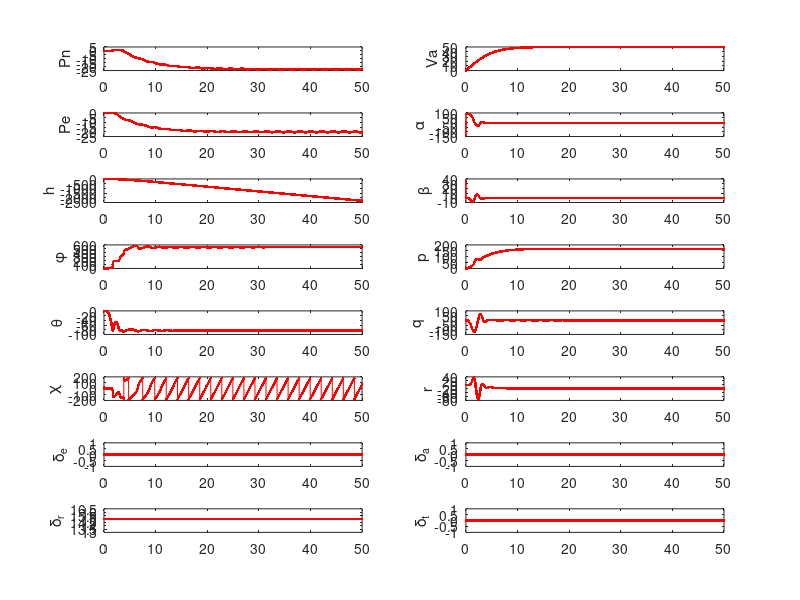

Here is the MATLAB script that generated this plot:
function cplots()
%
%   M = readmatrix('nikstates.txt')
    M=importdata('nikstates.txt');
%   save('nikstates', 'M');
  
  figure(2);
  
  subplot(8,2,1)
  plot(M(:,1),M(:,2),'.-r');
  ylabel('Pn');
  
  subplot(8,2,2)
  plot(M(:,1),M(:,14),'.-r');
  ylabel('Va');
  
  subplot(8,2,3)
  plot(M(:,1),M(:,3),'.-r');
  ylabel('Pe');
  
  subplot(8,2,4)
  plot(M(:,1),(180/pi)*M(:,15),'.-r');
  ylabel('\alpha');
  
  subplot(8,2,5)
  plot(M(:,1),-M(:,4),'.-r');
   ylabel('h');
    
  subplot(8,2,6)
  plot(M(:,1),-(180/pi)*M(:,16),'.-r');
   ylabel('\beta');
  
  subplot(8,2,7)
  plot(M(:,1),(180/pi)*M(:,8),'.-r');
   ylabel('\phi');
    
  subplot(8,2,8)
  plot(M(:,1),(180/pi)*M(:,11),'.-r');
   ylabel('p');
  
  subplot(8,2,9)
  plot(M(:,1),(180/pi)*M(:,9),'.-r');
   ylabel('\theta');
    
  subplot(8,2,10)
  plot(M(:,1),(180/pi)*M(:,12),'.-r');
   ylabel('q');
    
  subplot(8,2,11)
  plot(M(:,1),(180/pi)*M(:,17),'.-r');
     ylabel('\chi');
    
  subplot(8,2,12)
  plot(M(:,1),(180/pi)*M(:,13),'.-r');
     ylabel('r');
    
  subplot(8,2,13)
  plot(M(:,1),(180/pi)*M(:,18),'.-r');  
     ylabel('\delta_e');
  
  subplot(8,2,14)
  plot(M(:,1),(180/pi)*M(:,19),'.-r');
       ylabel('\delta_a');
    
  subplot(8,2,15)
  plot(M(:,1),(180/pi)*M(:,20),'.-r');
       ylabel('\delta_r');
  
  subplot(8,2,16)
  plot(M(:,1),M(:,21),'.-r');
       ylabel('\delta_t');

%  for i=1:length(M)
%     % process inputs to function
%     pn          = M(i,2);             % North position (meters)
%     pe          = M(i,3);             % East position (meters)
%     h           = M(i,4);            % altitude (meters)
%     u           = M(i,5);             % body velocity along x-axis (meters/s)
%     v           = M(i,6);             % body velocity along y-axis (meters/s)
%     w           = M(i,7);             % body velocity along z-axis (meters/s)
%     phi         = M(i,8);      % roll angle (degrees)   
%     theta       = M(i,9);      % pitch angle (degrees)
%     psi         = M(i,10);             % yaw angle (radians)
%     p           = M(i,11);     % body angular rate along x-axis (degrees/s)
%     q           = M(i,12);     % body angular rate along y-axis (degrees/s)
%     r           = M(i,13);     % body angular rate along z-axis (degrees/s)
%     Va          = 0;            % airspeed (m/s)
%     alpha       = 0;     % angle of attack (degrees)
%     beta        = 0;     % side slip angle (degrees)
%     wn          = 0;            % wind in the North direction
%     we          = 0;            % wind in the East direction
%     wd          = 0;            % wind in the Down direction
%     pn_c        = 0;            % commanded North position (meters)
%     pe_c        = 0;            % commanded East position (meters)
%     h_c         = 0;            % commanded altitude (meters)
%     Va_c        = 0;            % commanded airspeed (meters/s)
%     alpha_c     = 0;     % commanded angle of attack (degrees)
%     beta_c      = 0;     % commanded side slip angle (degrees)
%     phi_c       = 0;     % commanded roll angle (degrees)   
%     theta_c     = 0;     % commanded pitch angle (degrees)
%     chi_c       = 0;     % commanded course (degrees)
%     p_c         = 0;     % commanded body angular rate along x-axis (degrees/s)
%     q_c         = 0;     % commanded body angular rate along y-axis (degrees/s)
%     r_c         = 0;     % commanded body angular rate along z-axis (degrees/s)
%     pn_hat      = 0;            % estimated North position (meters)
%     pe_hat      = 0;            % estimated East position (meters)
%     h_hat       = 0;            % estimated altitude (meters)
%     Va_hat      = 0;            % estimated airspeed (meters/s)
%     alpha_hat   = 0;     % estimated angle of attack (degrees)
%     beta_hat    = 0;     % estimated side slip angle (degrees)
%     phi_hat     = 0;     % estimated roll angle (degrees)   
%     theta_hat   = 0;     % estimated pitch angle (degrees)
%     chi_hat     = 0;     % estimated course (degrees)
%     p_hat       = 0;     % estimated body angular rate along x-axis (degrees/s)
%     q_hat       = 0;     % estimated body angular rate along y-axis (degrees/s)
%     r_hat       = 0;     % estimated body angular rate along z-axis (degrees/s)
% %    Vg_hat      = uu(43);            % estimated groundspeed
% %    wn_hat      = uu(44);            % estimated North wind
% %    we_hat      = uu(45);            % estimated East wind
% %    psi_hat     = 180/pi*uu(46);     % estimated heading
% %    bx_hat      = uu(47);            % estimated x-gyro bias
% %    by_hat      = uu(48);            % estimated y-gyro bias
% %    bz_hat      = uu(49);            % estimated z-gyro bias
%     delta_e     = 0;     % elevator angle (degrees)
%     delta_a     = 0;     % aileron angle (degrees)
%     delta_r     = 0;     % rudder angle (degrees)
%     delta_t     = 0;            % throttle setting (unitless)
%     t           = M(i,1);            % simulation time
%     
%     % compute course angle
%     chi = 180/pi*atan2(Va*sin(psi)+we, Va*cos(psi)+wn);
%     %Va = 50;
% 
% %     gamma_a = theta-alpha;
% %     gamma_a_c = theta_c-alpha_c;
% %     gamma_a_hat = theta_hat-alpha_hat;
%     
%     % define persistent variables 
%     persistent pn_handle
%     persistent pe_handle
%     persistent h_handle
%     persistent Va_handle
%     %persistent gamma_a_handle
%     persistent alpha_handle
%     persistent beta_handle
%     persistent phi_handle
%     persistent theta_handle
%     persistent chi_handle
%     persistent p_handle
%     persistent q_handle
%     persistent r_handle
%     persistent delta_e_handle
%     persistent delta_a_handle
%     persistent delta_r_handle
%     persistent delta_t_handle
%     
% 
%   % first time function is called, initialize plot and persistent vars
%     %if t==0
%         figure(2), clf
% 
%         subplot(8,2,1)
%         hold on
%         grid on
%         %plot(M(:,1), M(i,:),'--go');
%         %pn_handle = graph_y_yhat_yd(t, pn, pn_hat, pn_c, 'p_n', []);
%         
%         subplot(8,2,2)
%         hold on
%         grid on
%         Va_handle = graph_y_yhat_yd(t, Va, Va_hat, Va_c, 'V_a', []);
%         %gamma_a_handle = graph_y_yhat_yd(t, gamma_a, gamma_a_hat, gamma_a_c, '(\gamma)_a', []);
% 
%         subplot(8,2,3)
%         hold on
%         grid on
%         pe_handle = graph_y_yhat_yd(t, pe, pe_hat, pe_c, 'p_e', []);
% 
%         subplot(8,2,4)
%         hold on
%         grid on
%         alpha_handle = graph_y_yhat_yd(t, alpha, alpha_hat, alpha_c, '\alpha', []);
% 
%         subplot(8,2,5)
%         hold on
%         grid on
%         h_handle = graph_y_yhat_yd(t, h, h_hat, h_c, 'h', []);
% 
%         subplot(8,2,6)
%         hold on
%         grid on
%         beta_handle = graph_y_yhat_yd(t, beta, beta_hat, beta_c, '\beta', []);
% 
%         subplot(8,2,7)
%         hold on
%         grid on
%         phi_handle = graph_y_yhat_yd(t, phi, phi_hat, phi_c, '\phi', []);
%         
%         subplot(8,2,8)
%         hold on
%         grid on
%         p_handle = graph_y_yhat_yd(t, p, p_hat, p_c, 'p', []);
%         
%         subplot(8,2,9)
%         hold on
%         grid on
%         theta_handle = graph_y_yhat_yd(t, theta, theta_hat, theta_c, '\theta', []);
%         
%         subplot(8,2,10)
%         hold on
%         grid on
%         q_handle = graph_y_yhat_yd(t, q, q_hat, q_c, 'q', []);
%         
%         subplot(8,2,11)
%         hold on
%         grid on
%         chi_handle = graph_y_yhat_yd(t, chi, chi_hat, chi_c, '\chi', []);
%         
%         subplot(8,2,12)
%         hold on
%         grid on
%         r_handle = graph_y_yhat_yd(t, r, r_hat, r_c, 'r', []);
%         
%         subplot(8,2,13)
%         hold on
%         grid on
%         delta_e_handle = graph_y(t, delta_e, [], 'b');
%         ylabel('\delta_e')
%         
%         subplot(8,2,14)
%         hold on
%         grid on
%         delta_a_handle = graph_y(t, delta_a, [], 'b');
%         ylabel('\delta_a')
% 
%         subplot(8,2,15)
%         hold on
%         grid on
%         delta_r_handle = graph_y(t, delta_r, [], 'b');
%         ylabel('\delta_r')
%         
%         subplot(8,2,16)
%         hold on
%         grid on
%         delta_t_handle = graph_y(t, delta_t, [], 'b');
%         ylabel('\delta_t')
%         
%     % at every other time step, redraw state variables
% %     else 
% %        graph_y_yhat_yd(t, pn, pn_hat, pn_c, 'p_n', pn_handle);
% %        graph_y_yhat_yd(t, pe, pe_hat, pe_c, 'p_e', pe_handle);
% %        graph_y_yhat_yd(t, h, h_hat, h_c, 'h', h_handle);
% %        graph_y_yhat_yd(t, Va, Va_hat, Va_c, 'V_a', Va_handle);
% %        %graph_y_yhat_yd(t, gamma_a, gamma_a_hat, gamma_a_c, '(\gamma)_a', gamma_a_handle);
% %        graph_y_yhat_yd(t, alpha, alpha_hat, alpha_c, '\alpha', alpha_handle);
% %        graph_y_yhat_yd(t, beta, beta_hat, beta_c, '\beta', beta_handle);
% %        graph_y_yhat_yd(t, phi, phi_hat, phi_c, '\phi', phi_handle);
% %        graph_y_yhat_yd(t, theta, theta_hat, theta_c, '\theta', theta_handle);
% %        graph_y_yhat_yd(t, chi, chi_hat, chi_c, '\chi', chi_handle);
% %        graph_y_yhat_yd(t, p, p_hat, p_c, 'p', p_handle);
% %        graph_y_yhat_yd(t, q, q_hat, q_c, 'q', q_handle);
% %        graph_y_yhat_yd(t, r, r_hat, r_c, 'r', r_handle);
% %        graph_y(t, delta_e, delta_e_handle);
% %        graph_y(t, delta_a, delta_a_handle);
% %        graph_y(t, delta_r, delta_r_handle);
% %        graph_y(t, delta_t, delta_t_handle);
% %     end
%  end
% 
% 
% 
% 
% %%%%%%%%%%%%%%%%%%%%%%%%%%%%%%%%%%%%%%%%%%%%%%%%%%%%%%%%%%%%%%%%%%%%%%%%%%%%%
% % graph y with lable mylabel
% function handle = graph_y(t, y, handle, color)
%   
%   if isempty(handle)
%     handle    = plot(t,y,color);
%   else
%     set(handle,'Xdata',[get(handle,'Xdata'),t]);
%     set(handle,'Ydata',[get(handle,'Ydata'),y]);
%     %drawnow
%   end
% 
% %%%%%%%%%%%%%%%%%%%%%%%%%%%%%%%%%%%%%%%%%%%%%%%%%%%%%%%%%%%%%%%%%%%%%%%%%%%%%
% % graph y and yd with lable mylabel
% function handle = graph_y_yd(t, y, yd, lab, handle)
%   
%   if isempty(handle)
%     handle(1)    = plot(t,y,'b');
%     handle(2)    = plot(t,yd,'g--');
%     ylabel(lab)
%     set(get(gca, 'YLabel'),'Rotation',0.0);
%   else
%     set(handle(1),'Xdata',[get(handle(1),'Xdata'),t]);
%     set(handle(1),'Ydata',[get(handle(1),'Ydata'),y]);
%     set(handle(2),'Xdata',[get(handle(2),'Xdata'),t]);
%     set(handle(2),'Ydata',[get(handle(2),'Ydata'),yd]);
%     %drawnow
%   end
% 
% 
% 
% 
% %%%%%%%%%%%%%%%%%%%%%%%%%%%%%%%%%%%%%%%%%%%%%%%%%%%%%%%%%%%%%%%%%%%%%%%%%%%%%
% % plot the variable y in blue, its estimated value yhat in green, and its 
% % desired value yd in red, lab is the label on the graph
% function handle = graph_y_yhat_yd(t, y, yhat, yd, lab, handle)
%   
%   if isempty(handle)
%     handle(1)   = plot(t,y,'b');
%     handle(2)   = plot(t,yhat,'g--');
%     handle(3)   = plot(t,yd,'r-.');
%     ylabel(lab)
%     set(get(gca,'YLabel'),'Rotation',0.0);
%   else
%     set(handle(1),'Xdata',[get(handle(1),'Xdata'),t]);
%     set(handle(1),'Ydata',[get(handle(1),'Ydata'),y]);
%     set(handle(2),'Xdata',[get(handle(2),'Xdata'),t]);
%     set(handle(2),'Ydata',[get(handle(2),'Ydata'),yhat]);
%     set(handle(3),'Xdata',[get(handle(3),'Xdata'),t]);
%     set(handle(3),'Ydata',[get(handle(3),'Ydata'),yd]);     
%     %drawnow
%   end
% 
% %
% %=============================================================================
% % sat
% % saturates the input between high and low
% %=============================================================================
% %
% function out=sat(in, low, high)
% 
%   if in < low
%       out = low;
%   elseif in > high
%       out = high;
%   else
%       out = in;
%   end
% 
% % end sat  
% 
% 
